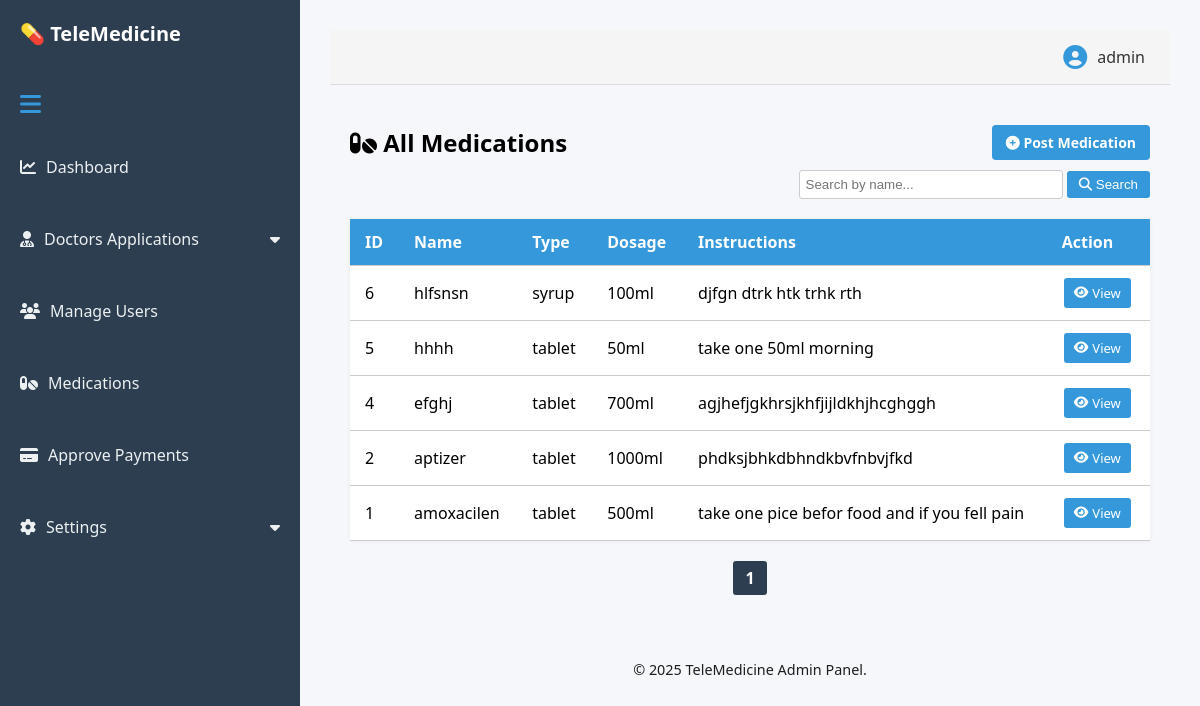
/admin/medications.php (signed in), run on the app's committed database.
### tables this page shows
CREATE TABLE IF NOT EXISTS `users` (
  `id` int NOT NULL AUTO_INCREMENT,
  `name` varchar(100) NOT NULL,
  `gender` varchar(10) DEFAULT NULL,
  `email` varchar(100) NOT NULL,
  `password` varchar(255) NOT NULL,
  `role` enum('user','doctor','admin') DEFAULT 'user',
  `status` enum('active','suspended') NOT NULL DEFAULT 'active',
  `created_at` timestamp NULL DEFAULT CURRENT_TIMESTAMP,
  `age` int DEFAULT NULL,
  `city` varchar(100) DEFAULT NULL,
  `phone` varchar(20) DEFAULT NULL,
  `photo` varchar(255) DEFAULT NULL,
  PRIMARY KEY (`id`),
  UNIQUE KEY `email` (`email`)
);

CREATE TABLE IF NOT EXISTS `medications` (
  `id` int NOT NULL AUTO_INCREMENT,
  `name` varchar(100) NOT NULL,
  `type` varchar(50) NOT NULL,
  `dosage` varchar(50) NOT NULL,
  `instructions` text,
  `manufacturer` varchar(255) NOT NULL,
  `expiration_date` date NOT NULL,
  `side_effects` text,
  `storage` text,
  `created_at` timestamp NULL DEFAULT CURRENT_TIMESTAMP,
  PRIMARY KEY (`id`)
);

### admin/medications.php (the view, shortened to what this page needs)
<?php
include '../includes/db.php';
$adminId = $_SESSION['user_id'];
$result = mysqli_query($conn, "SELECT name FROM users WHERE id = $adminId");
$username = ($row = mysqli_fetch_assoc($result)) ? $row['name'] : "Admin";
$search = $_GET['search'] ?? '';
$searchSql = $search ? "WHERE name LIKE '%" . mysqli_real_escape_string($conn, $search) . "%'" : "";
$limit = 5;
$page = isset($_GET['page']) ? intval($_GET['page']) : 1;
$page = max($page, 1);
$offset = ($page - 1) * $limit;
$totalRes = mysqli_query($conn, "SELECT COUNT(*) AS total FROM medications $searchSql");
$totalMedications = ($row = mysqli_fetch_assoc($totalRes)) ? $row['total'] : 0;
$totalPages = ceil($totalMedications / $limit);
$medications = mysqli_query($conn, "SELECT * FROM medications $searchSql ORDER BY id DESC LIMIT $limit OFFSET $offset");
?>
<!DOCTYPE html>
<html>
<head>
    <link rel="stylesheet" href="../css/admin.css">
    <link rel="stylesheet" href="https://cdnjs.cloudflare.com/ajax/libs/font-awesome/6.5.0/css/all.min.css" />
</head>
<body>
<div class="admin-container">
    <div class="sidebar">
        <div class="logo">
            <span>💊 TeleMedicine</span>
        </div>
        <div class="sidebar-toggle" title="Toggle Sidebar">
            <i class="fas fa-bars"></i>
        </div>
        <ul>
            <li><a href="dashboard.php"><i class="fas fa-chart-line"></i> <span>Dashboard</span></a></li>
            <li>
                <a href="#" class="dropdown-btn">
                    <i class="fas fa-user-md"></i> <span>Doctors Applications</span>
                    <i class="fas fa-caret-down"></i>
                </a>
            </li>
            <li><a href="view_users.php"><i class="fas fa-users"></i> <span>Manage Users</span></a></li>
            <li><a href="medications.php" class="active"><i class="fas fa-pills"></i> <span>Medications</span></a></li>
            <li><a href="approve_payments.php"><i class="fas fa-credit-card"></i> <span>Approve Payments</span></a></li>
            <li>
                <a href="#" class="dropdown-btn">
                    <i class="fas fa-cog"></i> <span>Settings</span>
                    <i class="fas fa-caret-down"></i>
                </a>
            </li>
        </ul>
    </div>
    <div class="main-content">
        <header class="admin-header">
            <div class="admin-profile">
                <i class="fas fa-user-circle"></i> <span><?= htmlspecialchars($username) ?></span>
            </div>
        </header>
        <div class="content-area">
            <h2>
                <span><i class="fas fa-pills"></i> All Medications</span>
                <a href="post_medications.php"><i class="fas fa-plus-circle"></i> Post Medication</a>
            </h2>
            <div class="search-bar">
                <form method="GET">
                    <input type="text" name="search" placeholder="Search by name..." value="<?= htmlspecialchars($search) ?>">
                    <button type="submit"><i class="fas fa-search"></i> Search</button>
                </form>
            </div>
            <table>
                <thead>
                    <tr>
                        <th>ID</th>
                        <th>Name</th>
                        <th>Type</th>
                        <th>Dosage</th>
                        <th>Instructions</th>
                        <th>Action</th>
                    </tr>
                </thead>
                <tbody>
                    <?php if (mysqli_num_rows($medications) > 0): ?>
                        <?php while ($row = mysqli_fetch_assoc($medications)): ?>
                            <tr>
                                <td><?= $row['id'] ?></td>
                                <td><?= htmlspecialchars($row['name']) ?></td>
                                <td><?= htmlspecialchars($row['type']) ?></td>
                                <td><?= htmlspecialchars($row['dosage']) ?></td>
                                <td><?= htmlspecialchars($row['instructions']) ?></td>
                                <td>
                                    <a href="view_medication.php?id=<?= $row['id'] ?>" class="action-btn" title="View">
                                        <i class="fas fa-eye"></i> View
                                    </a>
                                </td>
                            </tr>
                        <?php endwhile; ?>
                    <?php else: ?>
                        <tr><td colspan="6" style="text-align:center;">No medications found.</td></tr>
                    <?php endif; ?>
                </tbody>
            </table>
            <div class="pagination">
                <?php for ($i = 1; $i <= $totalPages; $i++): ?>
                    <a href="?page=<?= $i ?>&search=<?= urlencode($search) ?>" class="<?= $i == $page ? 'active' : '' ?>"><?= $i ?></a>
                <?php endfor; ?>
            </div>
        </div>
        <footer>
            &copy; <?= date("Y") ?> TeleMedicine Admin Panel.
        </footer>
    </div>
</div>
</body>
</html>

### css/admin.css (style rules this page uses)
body { margin: 0; font-family: 'Segoe UI', sans-serif; background: #f5f7fa; }
.admin-container { display: flex; }
.sidebar { width: 300px; background: #2c3e50; color: white; min-height: 100vh; padding: 20px 0; position: fixed; }
.sidebar .logo { display: flex; align-items: center; padding: 0 20px 30px; }
.sidebar .logo span { font-size: 20px; font-weight: bold; }
.sidebar ul { list-style: none; padding: 0; }
.sidebar ul li { margin-bottom: 30px; }
.sidebar ul li a { color: white; text-decoration: none; display: flex; align-items: center; padding: 12px 25px; transition: 0.3s; }
.sidebar ul li a i { margin-right: 10px; }
.main-content { margin-left: 300px; padding: 30px; flex-grow: 1; }
.admin-header { display: flex; justify-content: flex-end; align-items: center; padding: 15px 25px; background-color: #f5f5f5; border-bottom: 1px solid #ddd; }
.admin-profile { display: flex; align-items: center; gap: 10px; font-size: 16px; font-weight: 500; color: #333; }
.admin-profile i { font-size: 24px; color: #3498db; }

### admin/medications.php (style rules this page uses)
body { font-family: 'Segoe UI', sans-serif; }
.content-area { padding: 20px; }
.content-area h2 { display: flex; justify-content: space-between; align-items: center; margin-bottom: 10px; }
.content-area h2 a { font-size: 14px; background: #3498db; color: #fff; padding: 8px 14px; border-radius: 4px; text-decoration: none; }
.search-bar { margin: 10px 0 20px; text-align: right; }
.search-bar input[type="text"] { padding: 6px; width: 250px; border: 1px solid #ccc; border-radius: 3px; }
.search-bar button { padding: 6px 12px; background: #3498db; border: none; color: white; border-radius: 3px; cursor: pointer; }
table { width: 100%; border-collapse: collapse; background: #fff; box-shadow: 0 0 5px rgba(0,0,0,0.05); }
table th, table td { padding: 12px 15px; border-bottom: 1px solid #ccc; text-align: left; vertical-align: middle; }
table th { background-color: #3498db; color: #fff; }
.pagination { margin-top: 20px; display: flex; justify-content: center; flex-wrap: wrap; gap: 8px; }
.pagination a { text-decoration: none; padding: 6px 12px; background: #3498db; color: #fff; border-radius: 3px; }
.pagination a.active { background: #2c3e50; font-weight: bold; }
.action-btn { background: #3498db; color: white; border: none; padding: 6px 10px; margin: 0 2px; border-radius: 3px; cursor: pointer; font-size: 13px; text-decoration: none; display: inline-flex; align-items: center; gap: 4px; }
.sidebar-toggle { user-select: none; cursor: pointer; color: #3498db; padding: 10px 20px; font-size: 1.5em; }
.sidebar ul li a, .sidebar ul li .dropdown-btn { display: flex; align-items: center; color: #ecf0f1; padding: 10px 20px; text-decoration: none; }
.sidebar ul li a i, .sidebar ul li .dropdown-btn i { margin-right: 10px; }
.sidebar ul li .dropdown-btn i:last-child { margin-left: auto; margin-right: 0; }
footer { color: rgb(29, 31, 31); text-align: center; padding: 15px 0; position: relative; bottom: 0; width: 100%; font-size: 0.9em; margin-top: 30px; }

### data on the page
users: name "admin"
medications: id "6", name "hlfsnsn", type "syrup", dosage "100ml", instructions "djfgn dtrk htk trhk rth"
medications: id "5", name "hhhh", type "tablet", dosage "50ml", instructions "take one 50ml morning"
medications: id "4", name "efghj", type "tablet", dosage "700ml", instructions "agjhefjgkhrsjkhfjijldkhjhcghggh"
medications: id "2", name "aptizer", type "tablet", dosage "1000ml", instructions "phdksjbhkdbhndkbvfnbvjfkd"
medications: id "1", name "amoxacilen", type "tablet", dosage "500ml", instructions "take one pice befor food and if you fell pain"
